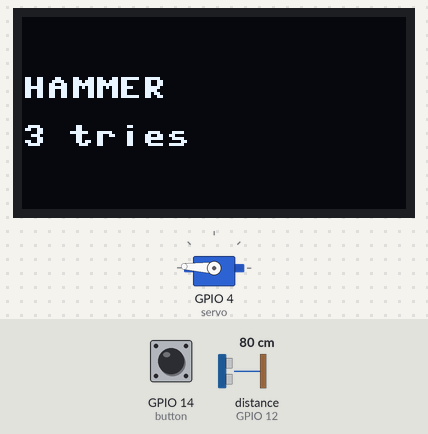
The program below on a simulated ESP32 board running MicroPython. Parts: servo, 128×64 one-colour display. The test bench sets the inputs (shaded band); at power-on: GPIO 14 (button) HIGH, distance to the obstacle (sensor on GPIO 12) 80 cm. The echo pulse lasts 58.3 µs per cm; random numbers come from a fixed seed; servo angles are drawn from the pulse width (0.5 ms = 0°, 2.5 ms = 180°).

Above: at 2.1 s.
Timing chart, 0 to 3.6 s (numbered marks = the images above):
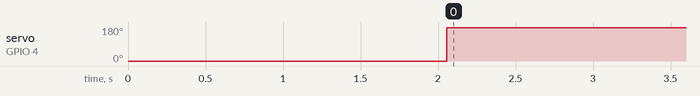

Measured:
- by itself, servo on GPIO 4 (servo): 0° → 177° at 2.1 s

The program:

mission_three_tries.py
```python
from machine import Pin, PWM, SoftI2C
import ssd1306
import time
import random

trig = Pin(13, Pin.OUT)
echo = Pin(12, Pin.IN)
servo = PWM(Pin(4))
servo.freq(50)
servo.duty_u16(1638)
button = Pin(14, Pin.IN, Pin.PULL_UP)
i2c = SoftI2C(scl=Pin(22), sda=Pin(21))
oled = ssd1306.SSD1306_I2C(128, 64, i2c)


def get_distance():
    trig.value(1)
    time.sleep_us(10)
    trig.value(0)
    while not echo.value():
        pass
    start = time.ticks_us()
    while echo.value():
        pass
    stop = time.ticks_us()
    t = time.ticks_diff(stop, start) // 2
    return int(340 * t // 10000)


def show(a, b):
    oled.fill(0)
    oled.text(a, 0, 20)
    oled.text(b, 0, 36)
    oled.show()


time.sleep(2)
count = 0  # 지금까지 친 횟수
show("HAMMER", "3 tries")
while True:
    d = get_distance()
    if button.value() == 0 and d <= 20 and count < 3:  # 3번까지만
        count = count + 1
        num = random.randint(1, 2)
        if num == 1:
            show("WIN", str(count) + " / 3")
            servo.duty_u16(1638 + 90 * 6462 // 180)
        elif num == 2:
            show("FAIL", str(count) + " / 3")
            servo.duty_u16(1638 + 50 * 6462 // 180)
        time.sleep(1)
        if count == 3:
            show("GAME OVER", "Thank you")
    servo.duty_u16(1638 + 180 * 6462 // 180)
    time.sleep_ms(100)
```
